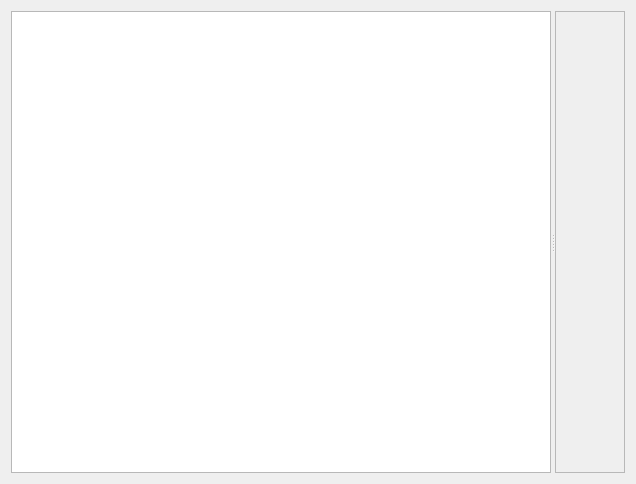
<?xml version="1.0" encoding="UTF-8"?>
<ui version="4.0">
 <class>HistoryViewWidget</class>
 <widget class="QWidget" name="HistoryViewWidget">
  <property name="geometry">
   <rect>
    <x>0</x>
    <y>0</y>
    <width>636</width>
    <height>484</height>
   </rect>
  </property>
  <property name="windowTitle">
   <string>Overview</string>
  </property>
  <property name="windowIcon">
   <iconset theme="git-overview"/>
  </property>
  <layout class="QVBoxLayout" name="verticalLayout">
   <item>
    <widget class="QSplitter" name="splitter">
     <property name="orientation">
      <enum>Qt::Horizontal</enum>
     </property>
     <widget class="TreeView" name="treeViewHistory">
      <property name="contextMenuPolicy">
       <enum>Qt::CustomContextMenu</enum>
      </property>
      <property name="rootIsDecorated">
       <bool>false</bool>
      </property>
     </widget>
     <widget class="QScrollArea" name="scrollArea">
      <property name="widgetResizable">
       <bool>true</bool>
      </property>
      <widget class="QWidget" name="scrollAreaWidgetContents">
       <property name="geometry">
        <rect>
         <x>0</x>
         <y>0</y>
         <width>68</width>
         <height>464</height>
        </rect>
       </property>
       <layout class="QVBoxLayout" name="verticalLayout_2">
        <item>
         <widget class="CommitDetails" name="widgetCommit" native="true"/>
        </item>
       </layout>
      </widget>
     </widget>
    </widget>
   </item>
  </layout>
 </widget>
 <customwidgets>
  <customwidget>
   <class>TreeView</class>
   <extends>QTreeView</extends>
   <header>core/treeview.h</header>
  </customwidget>
  <customwidget>
   <class>CommitDetails</class>
   <extends>QWidget</extends>
   <header location="global">widgets/commitdetails.h</header>
   <container>1</container>
  </customwidget>
 </customwidgets>
 <resources/>
 <connections/>
</ui>
